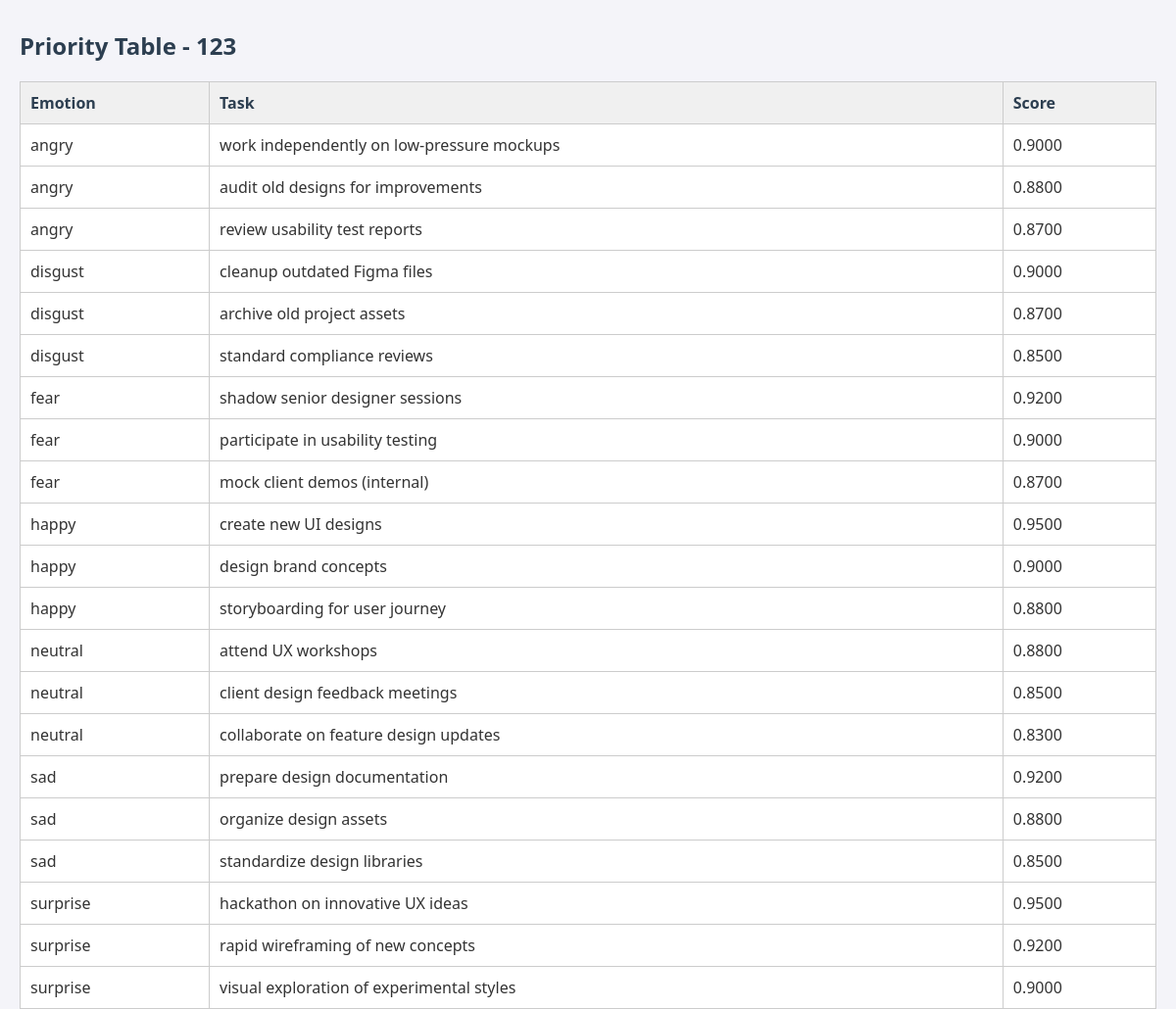
The page /view-priorities/123 (signed in) on the database its author committed.
### tables this page shows
CREATE TABLE employee_priority_table (
            employee_id TEXT,
            emotion TEXT,
            task TEXT,
            score REAL,
            PRIMARY KEY (employee_id, emotion, task)
        );

### webapp/app.py (the view)
@app.route("/view-priorities/<employee_id>")
def view_priorities(employee_id):
    if not session.get("hr_logged_in"):
        return redirect(url_for("hr_login"))
    conn = sqlite3.connect("data/employee_priority.db")
    cursor = conn.cursor()
    cursor.execute("""
        SELECT emotion, task, score
        FROM employee_priority_table
        WHERE employee_id = ?
        ORDER BY emotion, score DESC
    """, (employee_id,))
    results = cursor.fetchall()
    conn.close()
    return render_template("employee_priority_view.html", employee_id=employee_id, priorities=results)

### webapp/templates/employee_priority_view.html (shortened to what this page needs)
<head>
    <link rel="stylesheet" href="{{ url_for('static', filename='styles.css') }}">
</head>
<h2>Priority Table - {{ employee_id }}</h2>
<table border="1">
    <tr><th>Emotion</th><th>Task</th><th>Score</th></tr>
    {% for emotion, task, score in priorities %}
        <tr><td>{{ emotion }}</td><td>{{ task }}</td><td>{{ "%.4f"|format(score) }}</td></tr>
    {% endfor %}
</table>

### webapp/static/styles.css (style rules this page uses)
h2, h3 { color: #2c3e50; margin-top: 30px; }
table { border-collapse: collapse; width: 100%; margin-top: 15px; background-color: white; }
table, th, td { border: 1px solid #ccc; }
th, td { padding: 10px; text-align: left; }
th { background-color: #f0f0f0; color: #2c3e50; }

### rows shown on the page
employee_priority_table: emotion "angry", task "work independently on low-pressure mockups", score "0.9000"
employee_priority_table: emotion "angry", task "audit old designs for improvements", score "0.8800"
employee_priority_table: emotion "angry", task "review usability test reports", score "0.8700"
employee_priority_table: emotion "disgust", task "cleanup outdated Figma files", score "0.9000"
employee_priority_table: emotion "disgust", task "archive old project assets", score "0.8700"
employee_priority_table: emotion "disgust", task "standard compliance reviews", score "0.8500"
employee_priority_table: emotion "fear", task "shadow senior designer sessions", score "0.9200"
employee_priority_table: emotion "fear", task "participate in usability testing", score "0.9000"
employee_priority_table: emotion "fear", task "mock client demos (internal)", score "0.8700"
employee_priority_table: emotion "happy", task "create new UI designs", score "0.9500"
employee_priority_table: emotion "happy", task "design brand concepts", score "0.9000"
employee_priority_table: emotion "happy", task "storyboarding for user journey", score "0.8800"
employee_priority_table: emotion "neutral", task "attend UX workshops", score "0.8800"
employee_priority_table: emotion "neutral", task "client design feedback meetings", score "0.8500"
employee_priority_table: emotion "neutral", task "collaborate on feature design updates", score "0.8300"
employee_priority_table: emotion "sad", task "prepare design documentation", score "0.9200"
employee_priority_table: emotion "sad", task "organize design assets", score "0.8800"
employee_priority_table: emotion "sad", task "standardize design libraries", score "0.8500"
employee_priority_table: emotion "surprise", task "hackathon on innovative UX ideas", score "0.9500"
employee_priority_table: emotion "surprise", task "rapid wireframing of new concepts", score "0.9200"
employee_priority_table: emotion "surprise", task "visual exploration of experimental styles", score "0.9000"

### other values the page prints
{{ employee_id }} "123"
